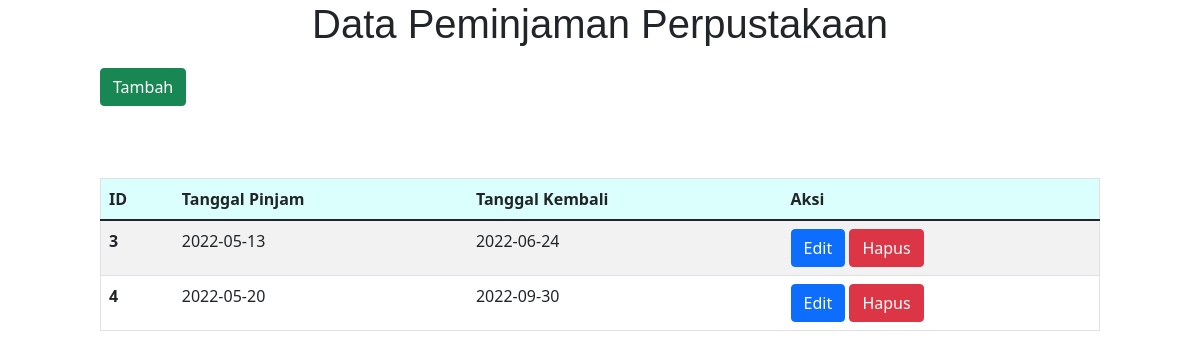
The app's page /ui/peminjaman/Peminjaman.php with its own data.
### tables this page shows
CREATE TABLE `peminjaman` (
  `id_peminjaman` int(11) NOT NULL,
  `tgl_pinjam` date NOT NULL,
  `tgl_kembali` date NOT NULL
);

### model/ModelPeminjaman.php (called while the page is built, shortened)
<?php
function getAllPeminjaman($koneksi)
{
    $fetch = mysqli_query($koneksi, "SELECT * FROM peminjaman");
    $i = 0;
    while ($row = mysqli_fetch_assoc($fetch)) {
        $rows[$i] = $row;
        $i++;
    }
    if ($i != 0) {
        return $rows;
    } else {
        return false;
    }
}

### ui/peminjaman/Peminjaman.php (the view, shortened to what this page needs)
<!DOCTYPE html>
<?php
require '../../model/ModelPeminjaman.php';
require '../../config/Koneksi.php';
$data = getAllPeminjaman($koneksi); ?>
<html>
<head>
    <link href="https://cdn.jsdelivr.net/npm/bootstrap@5.1.3/dist/css/bootstrap.min.css" rel="stylesheet">
    <link rel="stylesheet" type="text/css" href="../../css/style.css">
</head>
<body>
    <h1>Data Peminjaman Perpustakaan</h1>
    <div class="container-fluid">
        <form method="POST" action="FormPeminjaman.php">
            <button type="submit" class="btn btn-success" name="tambah" value="1">Tambah</button> <br><br>
            <br><br>
            <table class="table table-striped border">
                <thead>
                    <tr>
                        <th scope="col">ID</th>
                        <th scope="col">Tanggal Pinjam</th>
                        <th scope="col">Tanggal Kembali</th>
                        <th scope="col">Aksi</th>
                    </tr>
                </thead>
                <tbody>
                    <?php if ($data != false) {
                        foreach ($data as $data) : ?>
                            <tr>
                                <th scope="row"><?= $data['id_peminjaman'] ?></th>
                                <td><?= $data['tgl_pinjam'] ?></td>
                                <td><?= $data['tgl_kembali'] ?></td>
                                <td>
                                    <button type="submit" class="btn btn-primary" name="edit" value="<?= $data['id_peminjaman'] ?>">Edit</button>
                                    <button type="submit" class="btn btn-danger" name="hapus" value="<?= $data['id_peminjaman'] ?>">Hapus</button>
                                </td>
                            </tr>
                    <?php endforeach;
                    } ?>
                </tbody>
            </table>
        </form>
    </div>
</body>
</html>

### css/style.css (style rules this page uses)
.container-fluid { margin-top: 20px; padding-left: 100px; padding-right: 100px; }
h1 { text-align: center; font-family: "Gill Sans", "Gill Sans MT", Calibri, "Trebuchet MS", sans-serif; }
thead { background-color: #dafffc; }
.border { border-style: groove; border-color: #dafffc; }

### records on screen
peminjaman: id_peminjaman "3", tgl_pinjam "2022-05-13", tgl_kembali "2022-06-24"
peminjaman: id_peminjaman "4", tgl_pinjam "2022-05-20", tgl_kembali "2022-09-30"
